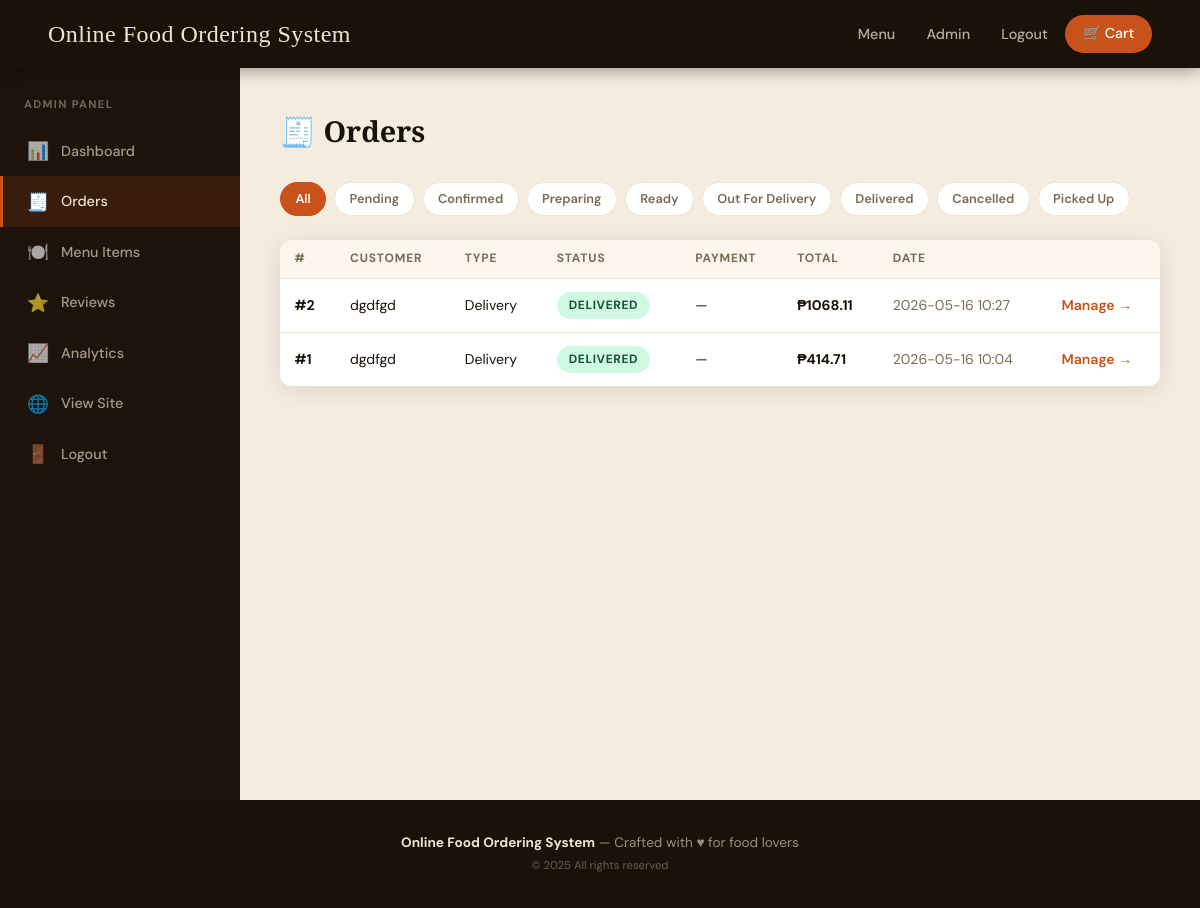
Page /admin/orders (signed in) on the committed database.
### tables this page shows
CREATE TABLE order_statuses (
    id    INTEGER PRIMARY KEY AUTOINCREMENT,
    name  TEXT    NOT NULL UNIQUE   -- pending | confirmed | preparing | ready | out_for_delivery | delivered | cancelled
);

CREATE TABLE orders (
    id                  INTEGER PRIMARY KEY AUTOINCREMENT,
    customer_id         INTEGER NOT NULL REFERENCES users(id),
    status_id           INTEGER NOT NULL REFERENCES order_statuses(id) DEFAULT 1,
    fulfillment_type_id INTEGER NOT NULL REFERENCES fulfillment_types(id),
    -- delivery address (NULL for pickup)
    delivery_address    TEXT,
    delivery_city       TEXT,
    delivery_zip        TEXT,
    -- financials
    subtotal            REAL    NOT NULL DEFAULT 0,
    delivery_fee        REAL    NOT NULL DEFAULT 0,
    tax                 REAL    NOT NULL DEFAULT 0,
    total               REAL    NOT NULL DEFAULT 0,
    -- meta
    special_instructions TEXT,
    created_at          DATETIME DEFAULT CURRENT_TIMESTAMP,
    updated_at          DATETIME DEFAULT CURRENT_TIMESTAMP
);

CREATE TABLE users (
    id            INTEGER PRIMARY KEY AUTOINCREMENT,
    role_id       INTEGER NOT NULL REFERENCES roles(id),
    full_name     TEXT    NOT NULL,
    email         TEXT    NOT NULL UNIQUE,
    password_hash TEXT    NOT NULL,
    phone         TEXT,
    created_at    DATETIME DEFAULT CURRENT_TIMESTAMP
);

CREATE TABLE fulfillment_types (
    id    INTEGER PRIMARY KEY AUTOINCREMENT,
    name  TEXT    NOT NULL UNIQUE   -- 'pickup' | 'delivery'
);

### app.py (the view)
@app.route("/admin/orders")
@admin_required
def admin_orders():
    status_filter = request.args.get("status", "all")
    statuses      = query("SELECT * FROM order_statuses ORDER BY id")
    base_sql = """SELECT o.*, os.name AS status_name, ft.name AS fulfillment_name, u.full_name AS customer_name,
                         pm.name AS payment_method, ps.name AS payment_status
               FROM orders o
               JOIN order_statuses os    ON os.id = o.status_id
               JOIN fulfillment_types ft ON ft.id = o.fulfillment_type_id
               JOIN users u ON u.id = o.customer_id
               LEFT JOIN payments p ON p.order_id = o.id
               LEFT JOIN payment_methods pm ON pm.id = p.payment_method_id
               LEFT JOIN payment_statuses ps ON ps.id = p.payment_status_id"""
    if status_filter == "all":
        orders = query(base_sql + " ORDER BY o.created_at DESC")
    else:
        orders = query(base_sql + " WHERE os.name = ? ORDER BY o.created_at DESC", (status_filter,))
    return render_template("admin/orders.html", orders=orders,
                           statuses=statuses, current_filter=status_filter)

### app.py (called while the page is built)
def get_db():
    if "db" not in g:
        g.db = sqlite3.connect(DATABASE, detect_types=sqlite3.PARSE_DECLTYPES)
        g.db.row_factory = sqlite3.Row
        g.db.execute("PRAGMA foreign_keys = ON")
    return g.db

def query(sql, params=(), one=False):
    cur = get_db().execute(sql, params)
    rv  = cur.fetchall()
    return (rv[0] if rv else None) if one else rv

def login_required(view):
    @functools.wraps(view)
    def wrapped(**kwargs):
        if "user_id" not in session:
            flash("Please log in to continue.", "warning")
            return redirect(url_for("login"))
        return view(**kwargs)
    return wrapped

def admin_required(view):
    @functools.wraps(view)
    def wrapped(**kwargs):
        if session.get("role") != "admin":
            flash("Admin access required.", "danger")
            return redirect(url_for("index"))
        return view(**kwargs)
    return login_required(wrapped)

@app.context_processor
def inject_globals():
    cart      = session.get("cart", {})
    cart_count = sum(v["qty"] for v in cart.values())
    return dict(
        cart_count=cart_count,
        current_user_name=session.get("user_name"),
        current_role=session.get("role"),
        logged_in="user_id" in session,
    )

### templates/admin/orders.html (shortened to what this page needs)
{% extends "admin/base_admin.html" %}
{% block admin_content %}
<h1 class="admin-page-title">🧾 Orders</h1>
<div class="filter-bar">
  <a href="{{ url_for('admin_orders') }}"
     class="filter-btn {% if current_filter=='all' %}active{% endif %}">All</a>
  {% for s in statuses %}
  <a href="{{ url_for('admin_orders', status=s.name) }}"
     class="filter-btn {% if current_filter==s.name %}active{% endif %}">
    {{ s.name|replace('_',' ')|title }}
  </a>
  {% endfor %}
</div>
<div class="orders-table-wrap">
  <div style="overflow-x:auto">
    <table>
      <thead>
        <tr><th>#</th><th>Customer</th><th>Type</th><th>Status</th><th>Payment</th><th>Total</th><th>Date</th><th></th></tr>
      </thead>
      <tbody>
        {% for o in orders %}
        <tr>
          <td><strong>#{{ o.id }}</strong></td>
          <td>{{ o.customer_name }}</td>
          <td>{{ o.fulfillment_name|title }}</td>
          <td><span class="status-badge status-{{ o.status_name }}">{{ o.status_name|replace('_',' ')|title }}</span></td>
          <td>
            {% if o.payment_method %}
            <span style="font-size:.8rem">
              {% if o.payment_method == 'cash' %}💵{% elif o.payment_method == 'gcash' %}📱{% elif o.payment_method == 'maya' %}💜{% else %}💳{% endif %}
              {{ o.payment_method|title }}
            </span><br>
            <span class="status-badge {% if o.payment_status == 'paid' %}status-delivered{% elif o.payment_status == 'failed' %}status-cancelled{% else %}status-pending{% endif %}" style="font-size:.68rem;padding:.15rem .45rem">
              {{ o.payment_status|title if o.payment_status else 'Pending' }}
            </span>
            {% else %}—{% endif %}
          </td>
          <td><strong>₱{{ "%.2f"|format(o.total) }}</strong></td>
          <td style="color:var(--muted)">{{ o.created_at[:16] }}</td>
          <td><a href="{{ url_for('admin_order_detail', order_id=o.id) }}" class="tbl-link">Manage →</a></td>
        </tr>
        {% else %}
        <tr><td colspan="7" style="text-align:center;color:var(--muted);padding:2.5rem">No orders found for this filter.</td></tr>
        {% endfor %}
      </tbody>
    </table>
  </div>
</div>
{% endblock %}

### templates/admin/base_admin.html (shortened to what this page needs)
{% extends "base.html" %}
{% block content %}
<div class="admin-layout">
  <aside class="admin-sidebar">
    <p class="sidebar-title">Admin Panel</p>
    <a href="{{ url_for('admin_dashboard') }}"
       class="sidebar-link {% if request.endpoint == 'admin_dashboard' %}active{% endif %}">
      <span class="icon">📊</span> Dashboard
    </a>
    <a href="{{ url_for('admin_orders') }}"
       class="sidebar-link {% if 'admin_order' in request.endpoint %}active{% endif %}">
      <span class="icon">🧾</span> Orders
    </a>
    <a href="{{ url_for('admin_menu') }}"
       class="sidebar-link {% if request.endpoint == 'admin_menu' %}active{% endif %}">
      <span class="icon">🍽️</span> Menu Items
    </a>
    <a href="{{ url_for('admin_reviews') }}"
       class="sidebar-link {% if request.endpoint == 'admin_reviews' %}active{% endif %}">
      <span class="icon">⭐</span> Reviews
    </a>
    <a href="{{ url_for('admin_analytics') }}"
       class="sidebar-link {% if request.endpoint == 'admin_analytics' %}active{% endif %}">
      <span class="icon">📈</span> Analytics
    </a>
    <a href="{{ url_for('index') }}" class="sidebar-link">
      <span class="icon">🌐</span> View Site
    </a>
    <a href="{{ url_for('logout') }}" class="sidebar-link">
      <span class="icon">🚪</span> Logout
    </a>
  </aside>
  <div class="admin-content">
    {% block admin_content %}{% endblock %}
  </div>
</div>
{% endblock %}

### templates/base.html (shortened to what this page needs)
<!DOCTYPE html>
<html lang="en">
<head>
</head>
<body>
<nav>
  <a href="{{ url_for('index') }}" class="nav-brand">Online Food Ordering System</a>
  <ul class="nav-links">
    <li><a href="{{ url_for('menu') }}">Menu</a></li>
    {% if logged_in %}
      {% if current_role == 'admin' %}
        <li><a href="{{ url_for('admin_dashboard') }}">Admin</a></li>
      {% else %}
        <li><a href="{{ url_for('my_orders') }}">My Orders</a></li>
      {% endif %}
      <li><a href="{{ url_for('logout') }}">Logout</a></li>
    {% else %}
      <li><a href="{{ url_for('login') }}">Login</a></li>
      <li><a href="{{ url_for('register') }}">Sign Up</a></li>
    {% endif %}
    <li>
      <a href="{{ url_for('cart') }}" class="nav-cart">
        🛒 Cart {% if cart_count > 0 %}<span class="badge">{{ cart_count }}</span>{% endif %}
      </a>
    </li>
  </ul>
</nav>
<main>{% block content %}{% endblock %}</main>
<footer>
  <strong>Online Food Ordering System</strong> — Crafted with ♥ for food lovers<br>
  <small style="opacity:.6">© 2025 All rights reserved</small>
</footer>
</body>
</html>

### templates/base.html (style rules this page uses)
*, *::before, *::after { box-sizing: border-box; margin: 0; padding: 0; }
:root { --cream: #fdf6ec; --sand: #f0e4ce; --spice: #c9521a; --spice-dk: #a03e10; --ink: #1a1208; --muted: #7a6a55; --success: #2e7d32; --warning: #b45309; --danger: #b91c1c; --info: #1e5799; --radius: 12px; --shadow: 0 4px 24px rgba(26,18,8,.10); --nav-h: 68px; }
html { scroll-behavior: smooth; }
body { font-family: 'DM Sans', sans-serif; background: var(--cream); color: var(--ink); min-height: 100vh; display: flex; flex-direction: column; line-height: 1.6; }
nav { position: sticky; top: 0; z-index: 100; height: var(--nav-h); background: var(--ink); display: flex; align-items: center; padding: 0 clamp(1rem, 5vw, 3rem); gap: 2rem; box-shadow: 0 2px 16px rgba(0,0,0,.4); }
.nav-brand { font-family: 'Playfair Display', serif; font-size: 1.5rem; color: var(--sand); text-decoration: none; letter-spacing: .02em; flex-shrink: 0; }
.nav-links { display: flex; align-items: center; gap: .25rem; list-style: none; margin-left: auto; flex-wrap: wrap; }
.nav-links a { color: rgba(240,228,206,.75); text-decoration: none; font-size: .9rem; font-weight: 500; padding: .45rem .85rem; border-radius: 8px; transition: color .2s, background .2s; }
.nav-cart { background: var(--spice); color: #fff !important; padding: .45rem 1.1rem !important; border-radius: 100px !important; display: flex; align-items: center; gap: .4rem; }
main { flex: 1; }
footer { background: var(--ink); color: rgba(240,228,206,.6); text-align: center; padding: 2rem 1rem; font-size: .85rem; margin-top: auto; }
footer strong { color: var(--sand); }
.status-badge { display: inline-block; padding: .25rem .75rem; border-radius: 100px; font-size: .75rem; font-weight: 700; text-transform: uppercase; letter-spacing: .05em; }
.status-delivered { background:#d1fae5; color:#14532d; }

### templates/admin/base_admin.html (style rules this page uses)
.admin-layout { display:grid; grid-template-columns:240px 1fr; min-height:calc(100vh - var(--nav-h)); }
.admin-sidebar { background:#1e130a; padding:1.5rem 0; position:sticky; top:var(--nav-h); height:calc(100vh - var(--nav-h)); overflow-y:auto; }
.sidebar-title { font-size:.7rem; font-weight:700; text-transform:uppercase; letter-spacing:.12em; color:rgba(240,228,206,.4); padding:.25rem 1.5rem .75rem; }
.sidebar-link { display:flex; align-items:center; gap:.75rem; padding:.7rem 1.5rem; color:rgba(240,228,206,.65); text-decoration:none; font-size:.9rem; font-weight:500; transition:background .15s, color .15s; border-left:3px solid transparent; }
.sidebar-link.active { background:rgba(201,82,26,.15); color:var(--sand); border-left-color:var(--spice); }
.sidebar-link .icon { font-size:1.1rem; width:22px; text-align:center; }
.admin-content { padding:clamp(1.5rem,4vw,2.5rem); background:#f5ece0; }
.admin-page-title { font-family:'Playfair Display',serif; font-size:1.8rem; margin-bottom:1.75rem; display:flex; align-items:center; gap:.6rem; }

### templates/admin/orders.html (style rules this page uses)
.filter-bar { display:flex; gap:.5rem; flex-wrap:wrap; margin-bottom:1.5rem; }
.filter-btn { padding:.35rem .9rem; border-radius:100px; border:1.5px solid var(--sand); background:#fff; cursor:pointer; font-size:.8rem; font-weight:600; font-family:inherit; color:var(--muted); transition:all .15s; text-decoration:none; }
.filter-btn:hover, .filter-btn.active { background:var(--spice); color:#fff; border-color:var(--spice); }
.orders-table-wrap { background:#fff; border-radius:var(--radius); box-shadow:var(--shadow); overflow:hidden; }
table { width:100%; border-collapse:collapse; }
thead tr { background:#fdf6ec; }
th { padding:.6rem .9rem; text-align:left; font-size:.75rem; font-weight:700; text-transform:uppercase; letter-spacing:.07em; color:var(--muted); }
td { padding:.8rem .9rem; font-size:.88rem; border-top:1px solid var(--sand); }
.tbl-link { color:var(--spice); font-weight:600; text-decoration:none; }

### rows in the picture
order_statuses: name "Pending"
order_statuses: name "Confirmed"
order_statuses: name "Preparing"
order_statuses: name "Ready"
order_statuses: name "Out For Delivery"
order_statuses: name "Delivered"
order_statuses: name "Cancelled"
order_statuses: name "Picked Up"
orders: id "2", customer_name "dgdfgd", fulfillment_name "Delivery", status_name "DELIVERED", total "1068.11", created_at "2026-05-16 10:27"
orders: id "1", customer_name "dgdfgd", fulfillment_name "Delivery", status_name "DELIVERED", total "414.71", created_at "2026-05-16 10:04"
